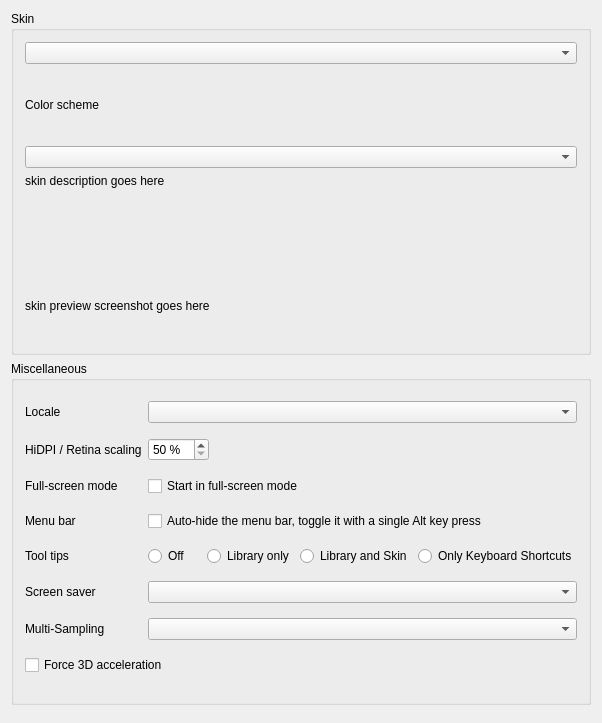
<?xml version="1.0" encoding="UTF-8"?>
<ui version="4.0">
 <class>DlgPrefControlsDlg</class>
 <widget class="QWidget" name="DlgPrefControlsDlg">
  <property name="geometry">
   <rect>
    <x>0</x>
    <y>0</y>
    <width>602</width>
    <height>723</height>
   </rect>
  </property>
  <property name="windowTitle">
   <string>Interface Preferences</string>
  </property>
  <layout class="QVBoxLayout" name="gridLayout_skin">

   <item>
    <widget class="QGroupBox" name="groupBoxSkinOptions">
     <property name="title">
      <string>Skin</string>
     </property>
     <layout class="QVBoxLayout" name="skinLayout">

      <item>
       <widget class="QComboBox" name="ComboBoxSkinconf">
        <property name="sizePolicy">
         <sizepolicy hsizetype="Expanding" vsizetype="Fixed">
          <horstretch>0</horstretch>
          <verstretch>0</verstretch>
         </sizepolicy>
        </property>
        <property name="accessibleName">
         <string>Skin selector</string>
        </property>
       </widget>
      </item>

      <item>
       <widget class="QLabel" name="labelColorScheme">
        <property name="enabled">
         <bool>true</bool>
        </property>
        <property name="font">
         <font/>
        </property>
        <property name="text">
         <string>Color scheme</string>
        </property>
        <property name="wordWrap">
         <bool>false</bool>
        </property>
        <property name="buddy">
         <cstring>ComboBoxSchemeconf</cstring>
        </property>
       </widget>
      </item>

      <item>
       <widget class="QComboBox" name="ComboBoxSchemeconf">
        <property name="sizePolicy">
         <sizepolicy hsizetype="Expanding" vsizetype="Fixed">
          <horstretch>0</horstretch>
          <verstretch>0</verstretch>
         </sizepolicy>
        </property>
        <property name="toolTip">
         <string>Select from different color schemes of a skin if available.</string>
        </property>
       </widget>
      </item>

      <item>
       <widget class="QLabel" name="skinDescriptionText">
        <property name="sizePolicy">
         <sizepolicy hsizetype="Minimum" vsizetype="Fixed">
          <horstretch>0</horstretch>
          <verstretch>0</verstretch>
         </sizepolicy>
        </property>
        <property name="text">
         <string notr="true">skin description goes here</string>
        </property>
        <property name="alignment">
         <set>Qt::AlignLeading|Qt::AlignLeft|Qt::AlignTop</set>
        </property>
        <property name="wordWrap">
         <bool>true</bool>
        </property>
       </widget>
      </item>

      <item>
       <widget class="QLabel" name="warningLabel">
        <property name="text">
         <string/>
        </property>
        <property name="alignment">
         <set>Qt::AlignJustify|Qt::AlignVCenter</set>
        </property>
       </widget>
      </item>

      <item>
       <widget class="QLabel" name="skinPreviewLabel">
        <property name="text">
         <string notr="true">skin preview screenshot goes here</string>
        </property>
       </widget>
      </item>
     </layout>
    </widget>
   </item>

   <item>
    <widget class="QGroupBox" name="groupBoxMiscOptions">
     <property name="title">
      <string>Miscellaneous</string>
     </property>
     <layout class="QGridLayout" name="gridLayout_Misc">

      <item row="0" column="0">
       <widget class="QLabel" name="textLabelLocale">
        <property name="text">
         <string>Locale</string>
        </property>
        <property name="buddy">
         <cstring>ComboBoxLocale</cstring>
        </property>
       </widget>
      </item>
      <item row="0" column="1" colspan="2">
       <widget class="QComboBox" name="ComboBoxLocale">
        <property name="toolTip">
         <string>Locales determine country and language specific settings.</string>
        </property>
       </widget>
      </item>

      <item row="1" column="0">
       <widget class="QLabel" name="labelScaleFactor">
        <property name="text">
         <string>HiDPI / Retina scaling</string>
        </property>
        <property name="buddy">
         <cstring>spinBoxScaleFactor</cstring>
        </property>
       </widget>
      </item>
      <item row="1" column="1">
       <layout class="QHBoxLayout" name="horizontalLayout_2">
        <item>
         <widget class="QDoubleSpinBox" name="spinBoxScaleFactor">
          <property name="toolTip">
           <string>Change the size of text, buttons, and other items.</string>
          </property>
          <property name="suffix">
           <string notr="true"> %</string>
          </property>
          <property name="decimals">
           <number>0</number>
          </property>
          <property name="minimum">
           <double>50.000000000000000</double>
          </property>
          <property name="maximum">
           <double>400.000000000000000</double>
          </property>
          <property name="singleStep">
           <double>25.000000000000000</double>
          </property>
         </widget>
        </item>
        <item>
         <spacer name="horizontalSpacer_2">
          <property name="orientation">
           <enum>Qt::Horizontal</enum>
          </property>
          <property name="sizeHint" stdset="0">
           <size>
            <width>40</width>
            <height>20</height>
           </size>
          </property>
         </spacer>
        </item>
       </layout>
      </item>

      <item row="2" column="0">
       <widget class="QLabel" name="labelFullscreenOption">
        <property name="text">
         <string>Full-screen mode</string>
        </property>
        <property name="buddy">
         <cstring>checkBoxStartFullScreen</cstring>
        </property>
       </widget>
      </item>
      <item row="2" column="1" colspan="2">
       <widget class="QCheckBox" name="checkBoxStartFullScreen">
        <property name="text">
         <string>Start in full-screen mode</string>
        </property>
       </widget>
      </item>

      <item row="3" column="0">
       <widget class="QLabel" name="labelHideMenuBarOption">
        <property name="text">
         <string>Menu bar</string>
        </property>
        <property name="buddy">
         <cstring>checkBoxHideMenuBar</cstring>
        </property>
       </widget>
      </item>
      <item row="3" column="1" colspan="2">
       <widget class="QCheckBox" name="checkBoxHideMenuBar">
        <property name="text">
         <string>Auto-hide the menu bar, toggle it with a single Alt key press</string>
        </property>
       </widget>
      </item>

      <item row="4" column="0">
       <widget class="QLabel" name="labelTooltips">
        <property name="enabled">
         <bool>true</bool>
        </property>
        <property name="font">
         <font/>
        </property>
        <property name="text">
         <string>Tool tips</string>
        </property>
        <property name="wordWrap">
         <bool>false</bool>
        </property>
        <property name="buddy">
         <cstring>radioButtonTooltipsOff</cstring>
        </property>
       </widget>
      </item>
      <item row="4" column="1" colspan="2">
       <layout class="QHBoxLayout" name="horizontalLayout">
        <item>
         <widget class="QRadioButton" name="radioButtonTooltipsOff">
          <property name="text">
           <string>Off</string>
          </property>
          <attribute name="buttonGroup">
           <string notr="true">buttonGroupTooltips</string>
          </attribute>
         </widget>
        </item>
        <item>
         <widget class="QRadioButton" name="radioButtonTooltipsLibrary">
          <property name="text">
           <string>Library only</string>
          </property>
          <attribute name="buttonGroup">
           <string notr="true">buttonGroupTooltips</string>
          </attribute>
         </widget>
        </item>
        <item>
         <widget class="QRadioButton" name="radioButtonTooltipsLibraryAndSkin">
          <property name="text">
           <string>Library and Skin</string>
          </property>
          <attribute name="buttonGroup">
           <string notr="true">buttonGroupTooltips</string>
          </attribute>
         </widget>
        </item>
        <item>
         <widget class="QRadioButton" name="radioButtonTooltipsOnlyKbdShortcuts">
          <property name="text">
           <string>Only Keyboard Shortcuts</string>
          </property>
          <attribute name="buttonGroup">
           <string notr="true">buttonGroupTooltips</string>
          </attribute>
         </widget>
        </item>
       </layout>
      </item>

      <item row="5" column="0">
       <widget class="QLabel" name="label">
        <property name="text">
         <string>Screen saver</string>
        </property>
       </widget>
      </item>
      <item row="5" column="1" colspan="2">
       <widget class="QComboBox" name="comboBoxScreensaver"/>
      </item>
      <item row="6" column="0">
       <widget class="QLabel" name="multiSamplingLabel">
        <property name="text">
         <string>Multi-Sampling</string>
        </property>
       </widget>
      </item>
      <item row="6" column="1" colspan="2">
       <widget class="QComboBox" name="multiSamplingComboBox"/>
      </item>
      <item row="7" column="0" colspan="2">
       <widget class="QCheckBox" name="checkBoxForceHardwareAcceleration">
        <property name="text">
         <string>Force 3D acceleration</string>
        </property>
        <property name="toolTip">
         <string>If checked, NRave will always assume 3D acceleration is available. This may lead to pour performance if only CP-backed rendering is available..</string>
        </property>
       </widget>
      </item>
     </layout>
    </widget>
   </item>
   <item>
    <spacer name="verticalSpacer">
     <property name="orientation">
      <enum>Qt::Vertical</enum>
     </property>
      <property name="sizePolicy">
       <sizepolicy hsizetype="Expanding" vsizetype="Expanding">
        <horstretch>0</horstretch>
        <verstretch>1</verstretch>
       </sizepolicy>
      </property>
    </spacer>
   </item>
  </layout>
 </widget>
 <layoutdefault spacing="6" margin="11"/>
 <tabstops>
  <tabstop>ComboBoxSkinconf</tabstop>
  <tabstop>ComboBoxSchemeconf</tabstop>
  <tabstop>ComboBoxLocale</tabstop>
  <tabstop>spinBoxScaleFactor</tabstop>
  <tabstop>checkBoxStartFullScreen</tabstop>
  <tabstop>checkBoxHideMenuBar</tabstop>
  <tabstop>radioButtonTooltipsOff</tabstop>
  <tabstop>radioButtonTooltipsLibrary</tabstop>
  <tabstop>radioButtonTooltipsLibraryAndSkin</tabstop>
  <tabstop>multiSamplingComboBox</tabstop>
  <tabstop>checkBoxForceHardwareAcceleration</tabstop>
 </tabstops>
 <resources/>
 <connections/>
 <buttongroups>
  <buttongroup name="buttonGroupTooltips"/>
 </buttongroups>
</ui>
